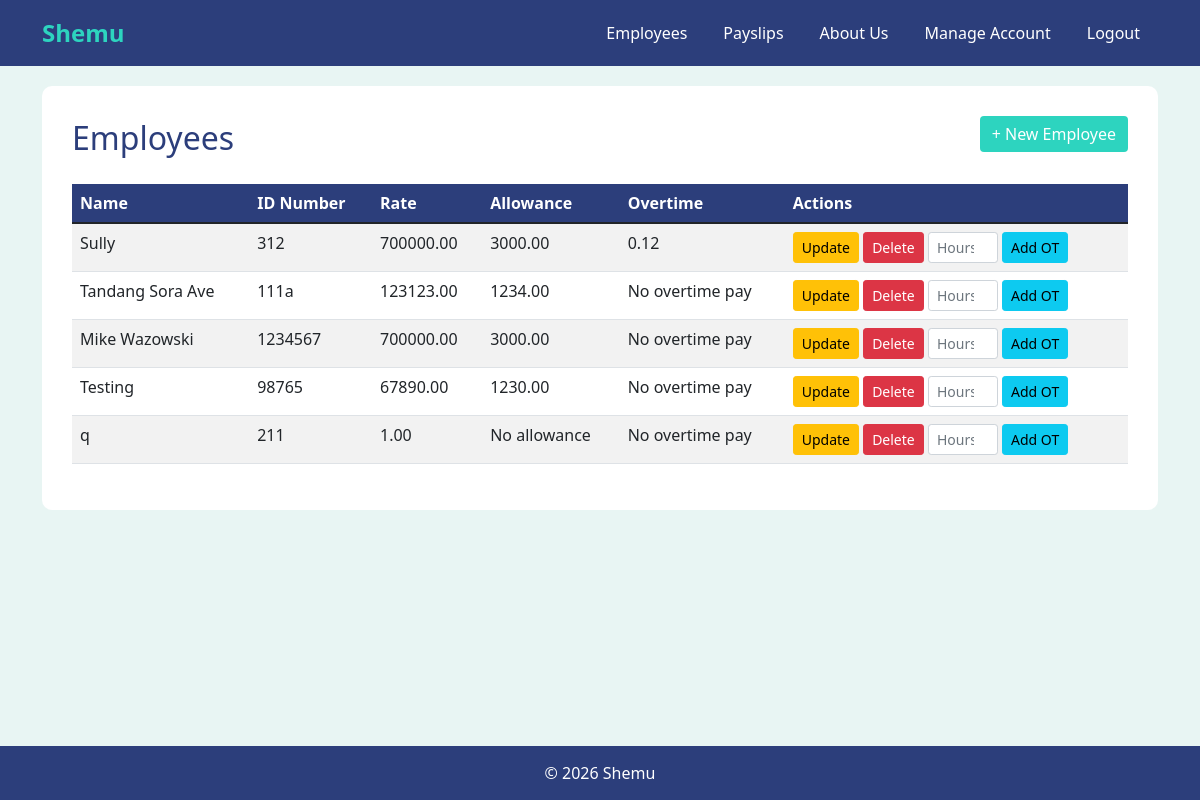
Before: /employees/2/ with the older database file.
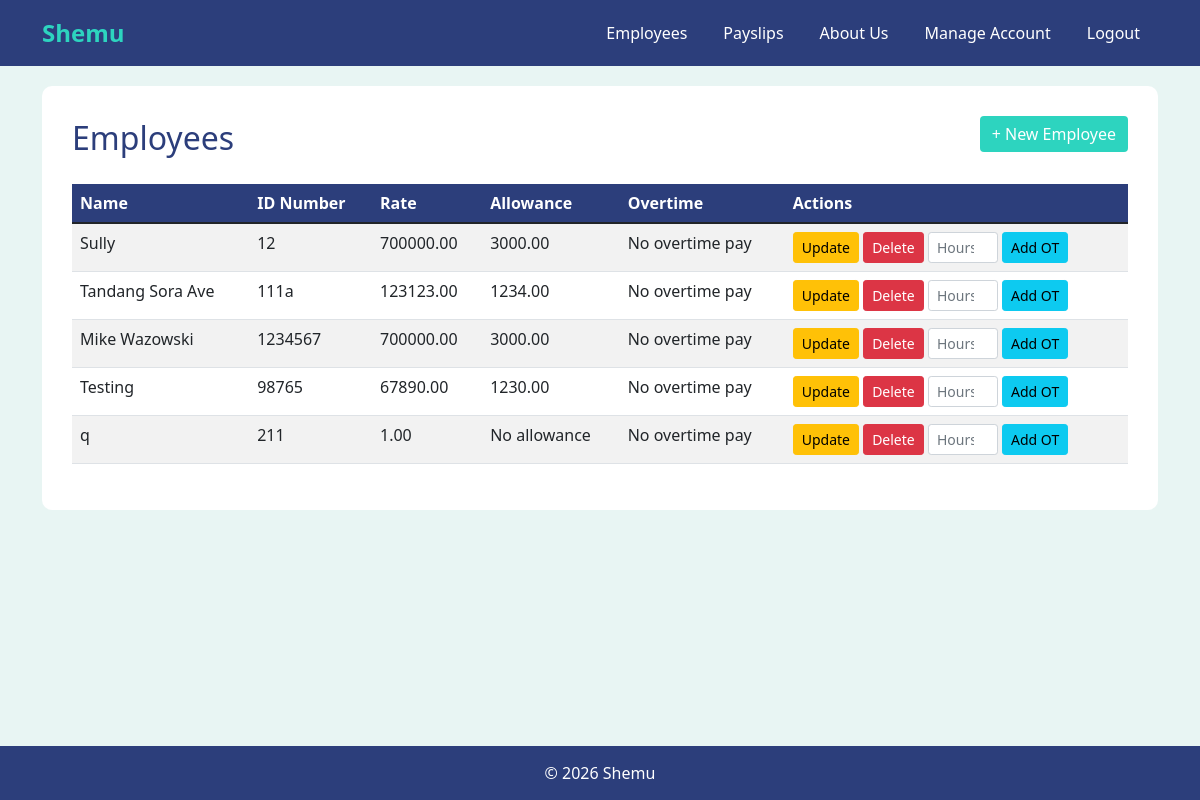
After: the same page with the newer database file.
### shemuapp/models.py (models this page shows, shortened)
class Employee(models.Model):
    name = models.CharField(max_length=300)
    id_number = models.CharField(max_length=300, unique=True)
    rate = models.DecimalField(max_digits=10, decimal_places=2)
    overtime_pay = models.DecimalField(max_digits=10, decimal_places=2,null=True, blank=True)
    allowance = models.DecimalField(max_digits=10, decimal_places=2, null=True, blank=True)
    def getOvertime(self):
        if not self.overtime_pay:
            message = "No overtime pay"
            return message
        else:
            return self.overtime_pay
    def getAllowance(self):
        if not self.allowance:
            message = "No allowance"
            return message
        else:
            return self.allowance

### shemuapp/views.py (the view)
# urls.py: path('', views.employees, name='employees'),
def employees(request, pk):
    account = get_object_or_404(Account, pk=pk)
    employees = Employee.objects.all()
    return render(request, 'employees.html', {'employees': employees, 'pk': pk, 'current_user': account.getUsername()})

### shemuapp/models.py (called while the page is built)
    def getUsername(self):
        return self.username

### shemuapp/templates/employees.html (shortened to what this page needs)
{% extends 'base.html' %}
{% block content %}
<div class="d-flex justify-content-between align-items-center mb-3">
    <h2>Employees</h2>
    <a href="{% url 'create_employee' pk=pk %}" class="btn btn-teal mb-3">+ New Employee</a>
</div>
<table class="table table-striped">
    <thead>
        <tr>
            <th>Name</th>
            <th>ID Number</th>
            <th>Rate</th>
            <th>Allowance</th>
            <th>Overtime</th>
            <th>Actions</th>
        </tr>
    </thead>
    <tbody>
        {% for employee in employees %}
        <tr>
            <td>{{ employee.name }}</td>
            <td>{{ employee.id_number }}</td>
            <td>{{ employee.rate }}</td>
            <td>{{ employee.getAllowance }}</td>
            <td>{{ employee.getOvertime }}</td>
            <td style="white-space: nowrap;">
                <form method="post" action="{% url 'update_employee' pk=pk %}" style="display:inline;">
                    <button type="submit" class="btn btn-warning btn-sm">Update</button>
                </form>
                <form method="post" action="{% url 'delete_employee' pk=pk %}" style="display:inline;">
                    <button type="submit" class="btn btn-danger btn-sm">Delete</button>
                </form>
                <form method="post" action="{% url 'add_overtime' pk=pk %}" style="display:inline;">
                    <input type="number" name="overtime_hours" step="0.01" placeholder="Hours" min="0" class="form-control form-control-sm" style="width:70px; display: inline-block; vertical-align: middle;" required>
                    <button type="submit" class="btn btn-info btn-sm">Add OT</button>
                </form>
            </td>
        </tr>
        {% empty %}
        <tr>
            <td colspan="6" class="text-center">No employees found</td>
        </tr>
        {% endfor %}
    </tbody>
</table>
{% endblock %}

Changed rows visible on the page:
changed Employee "Sully": id_number "312" → "12"; getOvertime "0.12" → "No overtime pay"
